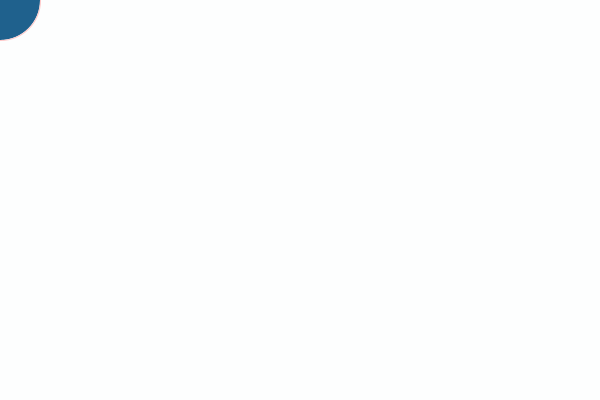
Frame 1 (no input)
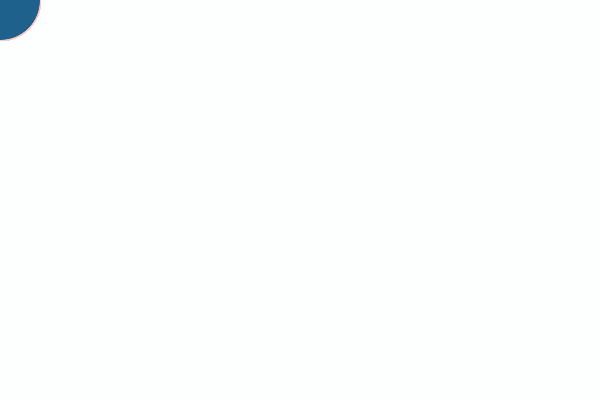
Frame 60 (the mouse pressed at the canvas centre just before this capture)
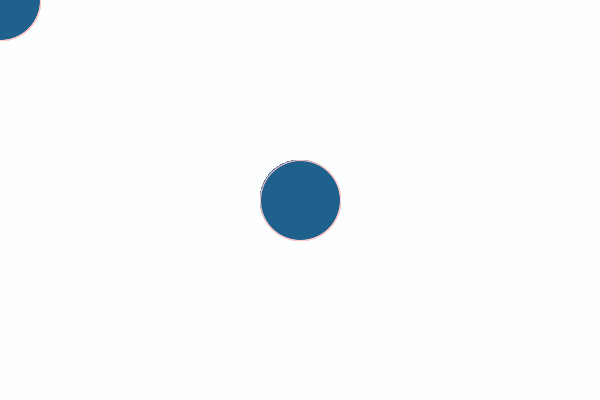
Frame 120 (the mouse held since frame 60 and released just before this capture)

The Processing sketch that drew these frames (run headless with seeded random() and noise(); from frame 60 on, the mouse is pressed at the canvas centre):

// Processing sketch: sketch_190511a
// ── sketch_190511a.pde
float diam;


void setup(){
size(600,400);
fill(255,0,0);
background(253, 254, 254);
noStroke();

}


void draw(){

diam = random(80,60);
if (diam > 40){
  fill(31, 97, 141);
  stroke(255,200,200);

} 

else {
  fill(255,0,0,100);
  noStroke();
}

ellipse(mouseX, mouseY, diam, diam); 

}
